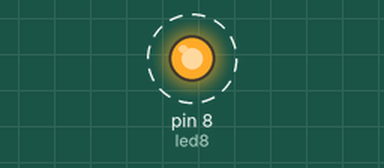
The sketch below on a simulated Arduino Uno, built with avr-gcc and run on an emulated ATmega328P. Parts: output pins drawn as LEDs (lit = HIGH). Dashed ring = blinking.

Above: at 0.5 s.
Timing chart, 0 to 4.6 s (numbered marks = the images above):
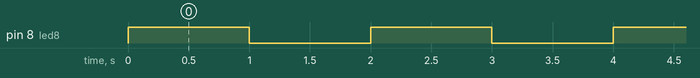

Measured:
- by itself, pin 8 (led8): alternates HIGH for 1.0 s and LOW for 1.0 s

The sketch:

led.ino
```cpp
// Pin definitions
const int led2 = 2;
const int led3 = 3;
const int led4 = 4;
const int led5 = 5;
const int led6 = 6;
const int led7 = 7;
const int led8 = 8;
const int led9 = 9;

// Time intervals (in milliseconds)
const int blinkInterval = 500;  // Blink interval for each LED

void setup() {
  // Set LED pins as outputs
  // pinMode(led2, OUTPUT);
  // pinMode(led3, OUTPUT);
  // pinMode(led4, OUTPUT);
  // pinMode(led5, OUTPUT);
  // pinMode(led6, OUTPUT);
  // pinMode(led7, OUTPUT);
  pinMode(led8, OUTPUT);
  // pinMode(led9, OUTPUT);
}

void loop() {
  // put your main code here, to run repeatedly:
  // digitalWrite(led2, HIGH);
  // digitalWrite(led3, LOW);
  // digitalWrite(led4, HIGH);
  // digitalWrite(led5, LOW);
  // digitalWrite(led6, HIGH);
  // digitalWrite(led7, LOW);
  digitalWrite(led8, HIGH);
  // digitalWrite(led9, LOW);


  delay(1000);         // Wait for the specified interval

  digitalWrite(led2, LOW);
  digitalWrite(led3, HIGH);
  digitalWrite(led4, LOW);
  digitalWrite(led5, HIGH);
  digitalWrite(led6, LOW);
  digitalWrite(led7, HIGH);
  digitalWrite(led8, LOW);
  digitalWrite(led9, HIGH);

  delay(1000);         // Wait for the specified interval
}
```
